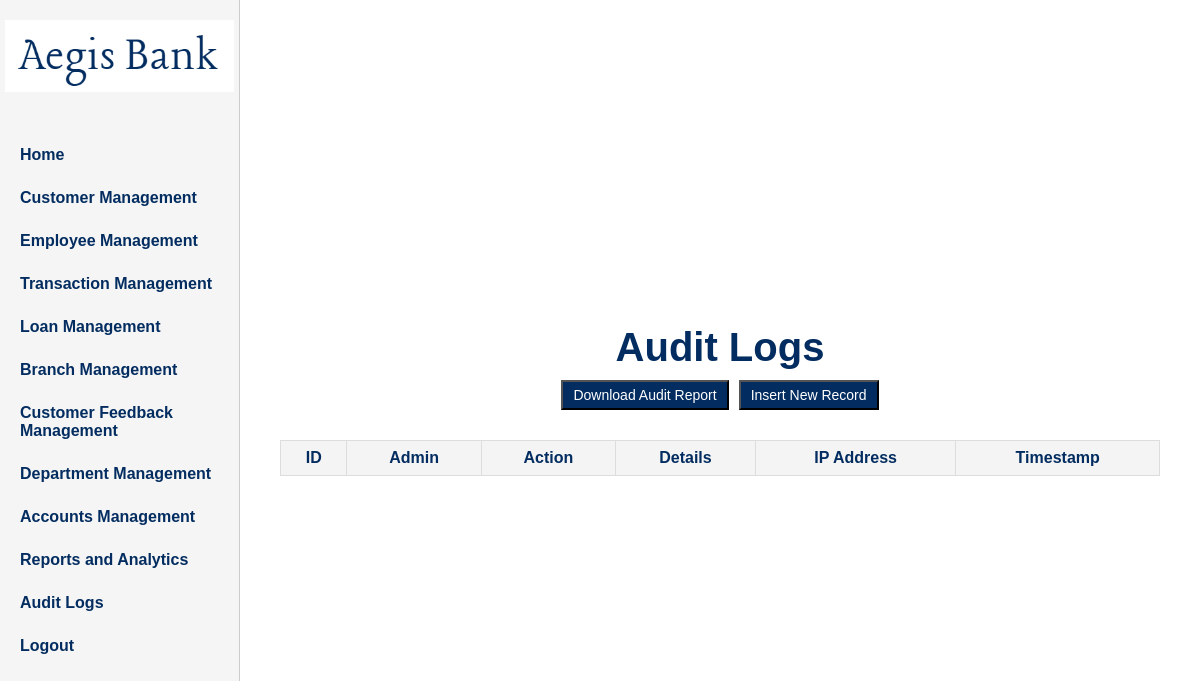
The app's page /adminpages/manage_audit_logs.php (signed in), older data.
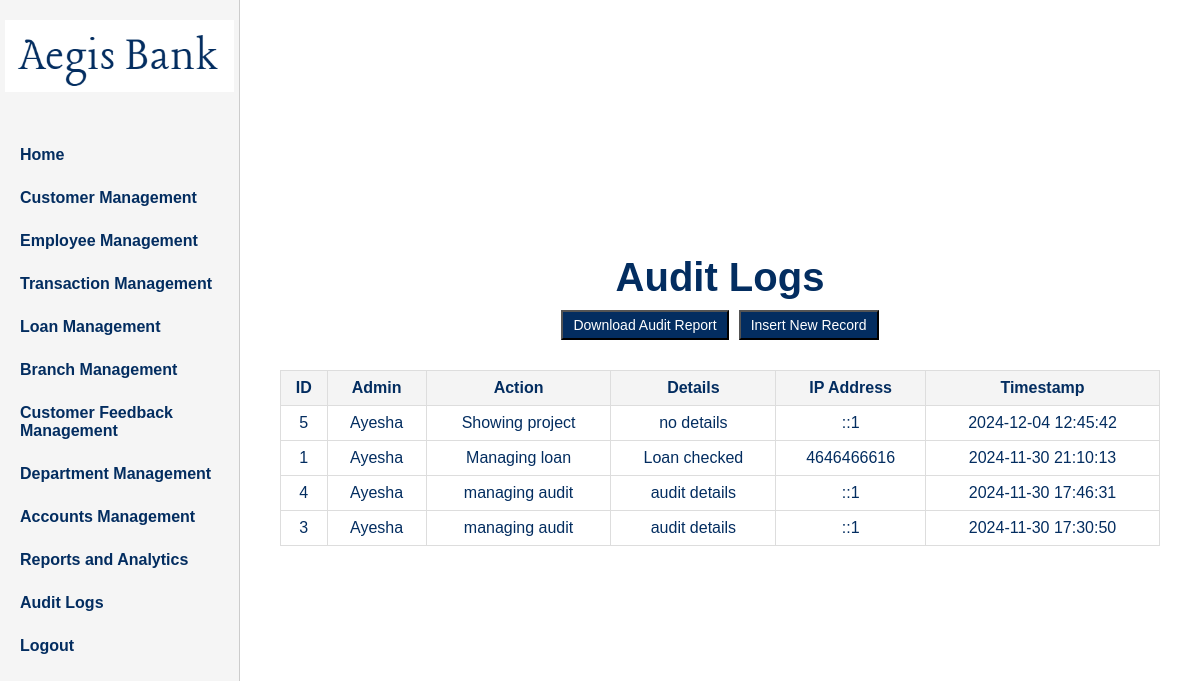
The same page, newer data.
### tables this page shows
CREATE TABLE `audit_logs` (
  `id` int(11) NOT NULL,
  `admin_id` int(11) DEFAULT NULL,
  `action` varchar(255) DEFAULT NULL,
  `details` text DEFAULT NULL,
  `ip_address` varchar(45) DEFAULT NULL,
  `timestamp` timestamp NOT NULL DEFAULT current_timestamp()
);

### adminpages/manage_audit_logs.php (the view, shortened to what this page needs)
<?php
include '../connection.php';
$audit_logs_query = "SELECT a.id, ad.admin_name, a.action, a.details, a.ip_address, a.timestamp
                     FROM audit_logs a
                     JOIN admin ad ON a.admin_id = ad.adminID
                     ORDER BY a.timestamp DESC";
$audit_logs = mysqli_query($conn, $audit_logs_query);
?>
<!DOCTYPE html>
<html lang="en">
<head>
    <link rel="stylesheet" href="../css/adminpages.css">
</head>
<body>
<div id="main">
    <header class="header">
        <div id="logo">
            <img src="../logo.png" alt="Bank Logo">
        </div>
        <nav class="nav-links">
            <a href="adminhome.php">Home</a>
            <a href="manage_users.php">Customer Management</a>
            <a href="manage_employees.php">Employee Management</a>
            <a href="manage_transaction.php">Transaction Management</a>
            <a href="manage_loan.php">Loan Management</a>
            <a href="manage_branch.php">Branch Management</a>
            <a href="manage_support.php">Customer Feedback Management</a>
            <a href="manage_department.php">Department Management</a>
            <a href="manage_account.php">Accounts Management</a>
            <a href="manage_reports.php">Reports and Analytics</a>
            <a href="manage_audit_logs.php">Audit Logs</a>
            <a href="admin_logout.php">Logout</a>
        </nav>
    </header>
    <div class="user-info">
        <h1>Audit Logs</h1>
        <div class="action-buttons">
            <button onclick="window.location.href='AuditManagement/download_audit_report.php'">Download Audit Report</button>
            <button onclick="document.getElementById('insertForm').style.display='block';">Insert New Record</button>
        </div>
        <table>
            <thead>
                <tr>
                    <th>ID</th>
                    <th>Admin</th>
                    <th>Action</th>
                    <th>Details</th>
                    <th>IP Address</th>
                    <th>Timestamp</th>
                </tr>
            </thead>
            <tbody>
                <?php while ($row = mysqli_fetch_assoc($audit_logs)): ?>
                    <tr>
                        <td><?= $row['id'] ?></td>
                        <td><?= htmlspecialchars($row['admin_name']) ?></td>
                        <td><?= htmlspecialchars($row['action']) ?></td>
                        <td><?= htmlspecialchars($row['details']) ?></td>
                        <td><?= htmlspecialchars($row['ip_address']) ?></td>
                        <td><?= $row['timestamp'] ?></td>
                    </tr>
                <?php endwhile; ?>
            </tbody>
        </table>
    </div>
</div>
</body>
</html>

Row changes from the older to the newer data that the page shows:
added audit_logs: id "5", admin.admin_name "Ayesha", action "Showing project", details "no details", ip_address "::1", timestamp "2024-12-04 12:45:42"
added audit_logs: id "1", admin.admin_name "Ayesha", action "Managing loan", details "Loan checked", ip_address "4646466616", timestamp "2024-11-30 21:10:13"
added audit_logs: id "4", admin.admin_name "Ayesha", action "managing audit", details "audit details", ip_address "::1", timestamp "2024-11-30 17:46:31"
added audit_logs: id "3", admin.admin_name "Ayesha", action "managing audit", details "audit details", ip_address "::1", timestamp "2024-11-30 17:30:50"
